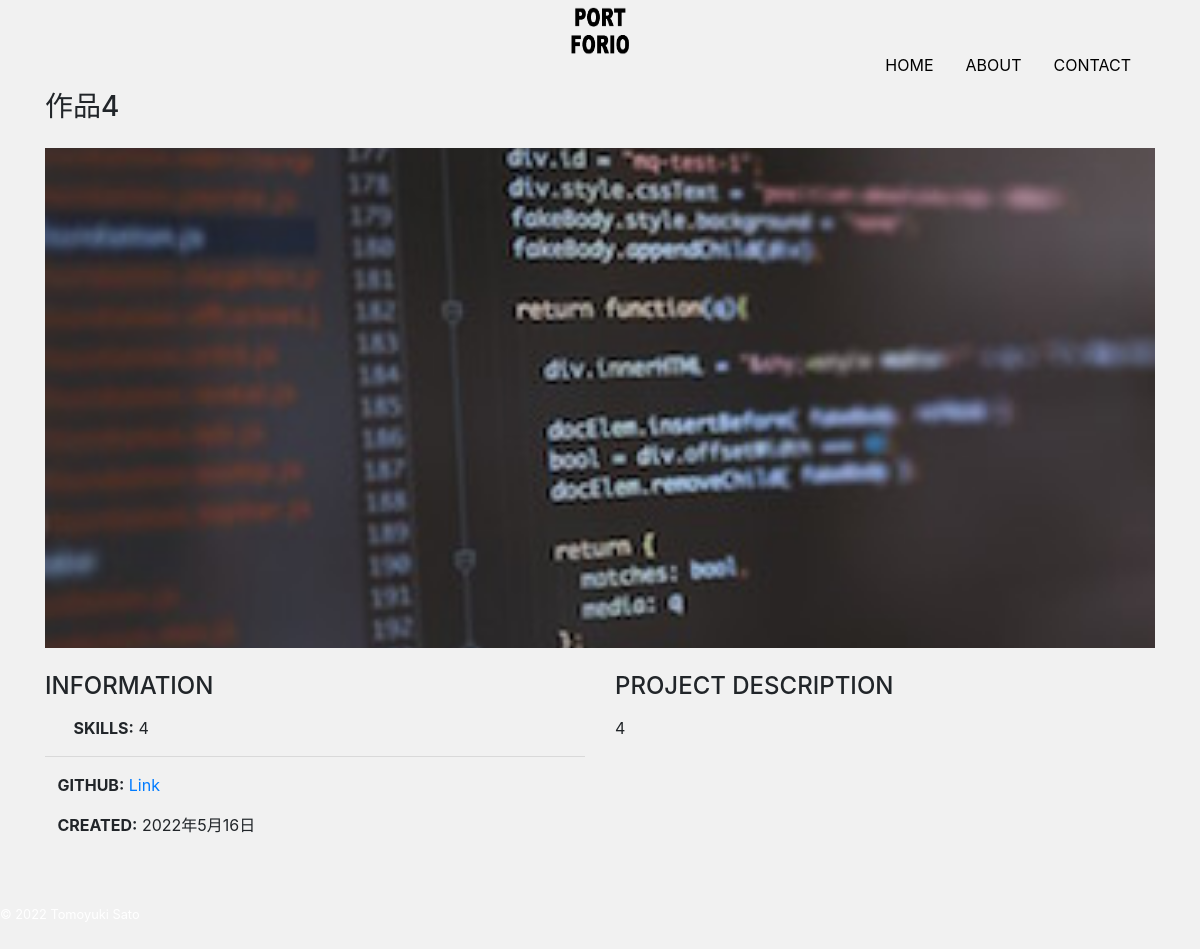
The page /detail/4 on the database its author committed.
### app/models.py (models this page shows, shortened)
class Work(models.Model):
    title = models.CharField('タイトル', max_length=100)
    image = models.ImageField(upload_to='images', verbose_name='イメージ画像')
    thumbnail = models.ImageField(upload_to='images', verbose_name='サムネイル', null=True, blank=True)
    skill = models.CharField('スキル', max_length=100)
    url = models.CharField('URL', max_length=100, null=True, blank=True)
    created = models.DateField('作成日')
    description = models.TextField('説明')

### app/views.py (the view)
# urls.py: path('detail/<int:pk>', views.DetailView.as_view(), name='detail'),
class DetailView(View):
    def get(self, request, *args, **kwargs):
        work_data = Work.objects.get(id=self.kwargs['pk'])
        return render(request, 'app/detail.html', {
            'work_data': work_data
        })

### app/templates/app/detail.html (shortened to what this page needs)
{% extends 'app/base.html' %}
{% block content %}
<h3 class="mb-4">{{ work_data.title }}</h3>
<div class="card top mb-4">
    <img src="{{ work_data.image.url}}" alt="">
</div>
<div class="row">
    <div class="col sm-4 mb-4">
        <h4 class="mb-3">INFORMATION</h4>
        <p>
            <i class="fab fa-laptop-code mr-2"></i>
            <span class="font-weight-bolder">SKILLS:</span>
            {{ work_data.skill }}
        </p>
        <hr>
        <p>
            <span class="font-weight-bolder">GITHUB:</span>
            {% if work_data.url %}
                <a href="{{ work_data.url}}" target="_blank" class="link-color">Link</a>
            {% else %}
                Private
            {% endif %}
        </p>
        <p>
            <span class="font-weight-bolder">CREATED:</span>
            {{ work_data.created }}
        </p>
    </div>
    <div class="col sm-8 mb-5">
        <h4 class="mb-3">PROJECT DESCRIPTION</h4>
        <p>{{ work_data.description|linebreaksbr }}</p>
    </div>
</div>
{% endblock %}

### app/static/css/style.css (style rules this page uses)
body { background: #F1F1F1; display: flex; flex-flow: column; min-height: 100vh; }
.top img { object-fit: cover; height: 500px; }
.card { border: none; }

### rows shown on the page
Work: title "作品4", image (picture), skill "4", created "2022年5月16日", description "4"
